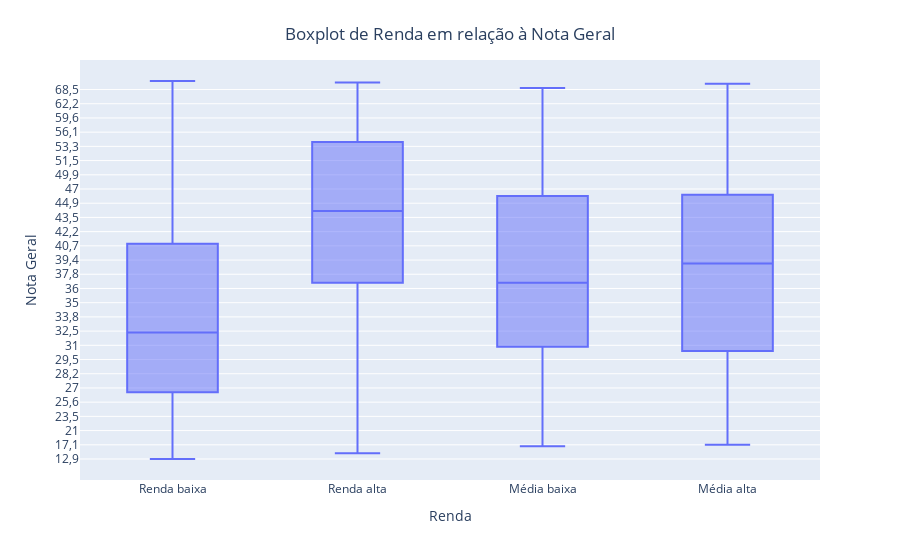

The notebook cell this image was saved under:
### Code cell
categorias = {
    'A': 'Renda baixa',
    'B': 'Média baixa',
    'C': 'Média alta',
    'D': 'Média alta',
    'E': 'Renda alta',
    'F': 'Renda alta',
    'G': 'Renda alta'
}

dados_explorados['Categoria'] = dados_explorados['Renda'].map(categorias)

#ordenando os dados apenas pela nota geral
dados_explorados = dados_explorados.sort_values(by='Nota_geral')

fig = px.box(dados_explorados, x='Categoria', y='Nota_geral', 
             labels={'Categoria': 'Renda', 'Nota_geral': 'Nota Geral'})
fig.update_layout(title='Boxplot de Renda em relação à Nota Geral', title_x=0.5, title_y=0.95)
fig.show()

### Figure 1 — Plotly figure (JSON) as saved in the notebook; plotly's stock layout.template omitted (floating-point values rounded to 4 significant figures; data arrays with more than 128 entries replaced by an {"elided": "..."} marker saying what was removed)
{"data": [{"alignmentgroup": "True", "hovertemplate": "Renda=%{x}<br>Nota Geral=%{y}<extra></extra>", "legendgroup": "", "marker": {"color": "#636efa"}, "name": "", "notched": false, "offsetgroup": "", "orientation": "v", "showlegend": false, "type": "box", "x": {"elided": "413 str values"}, "x0": " ", "xaxis": "x", "y": {"elided": "413 str values"}, "y0": " ", "yaxis": "y"}], "layout": {"boxmode": "group", "legend": {"tracegroupgap": 0}, "margin": {"t": 60}, "title": {"text": "Boxplot de Renda em relação à Nota Geral", "x": 0.5, "y": 0.95}, "xaxis": {"anchor": "y", "domain": [0, 1], "title": {"text": "Renda"}}, "yaxis": {"anchor": "x", "domain": [0, 1], "title": {"text": "Nota Geral"}}}}
